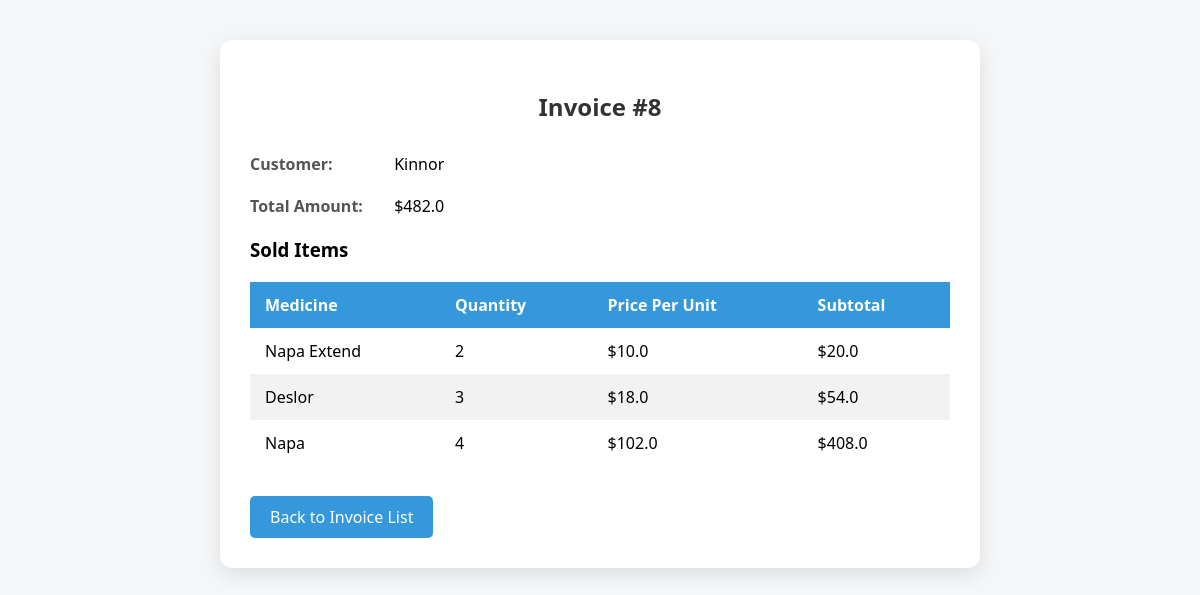
Screenshot of /invoice/8/ with the database file from the repository.
### customer/models.py (models this page shows, shortened)
class Sale(models.Model):
    customer = models.ForeignKey(Customer, on_delete=models.CASCADE)
    sale_date = models.DateTimeField(auto_now_add=True)
    total_amount = models.FloatField(default=0)

class Customer(models.Model):
    name = models.CharField(max_length=100)
    phone = models.CharField(max_length=15, unique=True)
    address = models.CharField(max_length=100)
    email = models.EmailField(unique=True)
    date_of_birth = models.DateField()
    point = models.FloatField(default=0)

class SaleItem(models.Model):
    sale = models.ForeignKey(Sale, on_delete=models.CASCADE, related_name='items')
    medicine = models.ForeignKey(Medicine, on_delete=models.CASCADE)
    quantity = models.IntegerField()
    price_at_sale = models.FloatField()

class Medicine(models.Model):
    name = models.CharField(max_length=100, unique=True)
    price = models.FloatField(max_length=100, default=10)
    stock = models.IntegerField()
    shelf = models.CharField(max_length=10)
    purpose = models.CharField(max_length=100, null=True, blank=True)

### customer/views.py (the view)
# urls.py: path('invoice/<int:pk>/', SaleDetailView.as_view(), name='invoice-detail'),
class SaleDetailView(DetailView):
    model = Sale
    template_name = 'sale/invoice_detail.html'
    context_object_name = 'invoice'

### customer/templatetags/custom_filters.py (called while the page is built)
@register.filter
def multiply(value, arg):
    try:
        return float(value) * float(arg)
    except (ValueError, TypeError):
        return ''

### customer/templates/sale/invoice_detail.html (shortened to what this page needs)
{% load custom_filters %}
<!DOCTYPE html>
<html lang="en">
<head>
</head>
<body>
<div class="container">
    <h2>Invoice #{{ invoice.id }}</h2>
    <div class="info">
        <strong>Customer:</strong> {{ invoice.customer.name }}
    </div>
    <div class="info">
        <strong>Total Amount:</strong> ${{ invoice.total_amount }}
    </div>
    <h3>Sold Items</h3>
    <table>
        <thead>
            <tr>
                <th>Medicine</th>
                <th>Quantity</th>
                <th>Price Per Unit</th>
                <th>Subtotal</th>
            </tr>
        </thead>
        <tbody>
            {% for item in invoice.items.all %}
            <tr>
                <td>{{ item.medicine.name }}</td>
                <td>{{ item.quantity }}</td>
                <td>${{ item.price_at_sale }}</td>
                <td>${{ item.quantity|multiply:item.price_at_sale }}</td>
            </tr>
            {% empty %}
            <tr>
                <td colspan="4" style="text-align: center;">No items found.</td>
            </tr>
            {% endfor %}
        </tbody>
    </table>
    <a href="{% url 'invoices-list' %}" class="back-button">Back to Invoice List</a>
</div>
</body>
</html>

### customer/templates/sale/invoice_detail.html (style rules this page uses)
body { font-family: 'Segoe UI', sans-serif; background-color: #f4f6f8; margin: 0; padding: 40px; }
.container { max-width: 700px; margin: auto; background-color: #ffffff; padding: 30px; border-radius: 12px; box-shadow: 0 6px 20px rgba(0, 0, 0, 0.1); }
h2 { text-align: center; color: #333; margin-bottom: 30px; }
.info { margin-bottom: 20px; }
.info strong { display: inline-block; width: 140px; color: #555; }
table { width: 100%; border-collapse: collapse; margin-top: 20px; }
th, td { padding: 12px 15px; text-align: left; }
th { background-color: #3498db; color: white; }
tr:nth-child(even) { background-color: #f2f2f2; }
.back-button { display: inline-block; margin-top: 30px; padding: 10px 20px; background-color: #3498db; color: white; text-decoration: none; border-radius: 5px; text-align: center; }

### rows the page displays
Sale: id "8", customer.name "Kinnor", total_amount "482.0"
SaleItem: medicine.name "Napa Extend", quantity "2", price_at_sale "10.0", quantity|multiply "20.0"
SaleItem: medicine.name "Deslor", quantity "3", price_at_sale "18.0", quantity|multiply "54.0"
SaleItem: medicine.name "Napa", quantity "4", price_at_sale "102.0", quantity|multiply "408.0"
